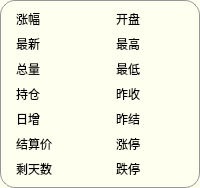
                        <widget class="QFrame" name="frame_78">
                         <property name="maximumSize">
                          <size>
                           <width>16777215</width>
                           <height>200</height>
                          </size>
                         </property>
                         <property name="styleSheet">
                          <string notr="true">QFrame {	
	background-color: rgb(255, 255, 240);
	border: 1px solid rgb(150, 150, 150);
	border-radius: 15px;
	padding: 1px;
}
QFrame:hover {
	border: 2px solid rgb(0, 0, 0);
}</string>
                         </property>
                         <property name="frameShape">
                          <enum>QFrame::StyledPanel</enum>
                         </property>
                         <property name="frameShadow">
                          <enum>QFrame::Raised</enum>
                         </property>
                         <layout class="QHBoxLayout" name="horizontalLayout_31">
                          <property name="spacing">
                           <number>10</number>
                          </property>
                          <property name="leftMargin">
                           <number>3</number>
                          </property>
                          <property name="topMargin">
                           <number>0</number>
                          </property>
                          <property name="rightMargin">
                           <number>3</number>
                          </property>
                          <property name="bottomMargin">
                           <number>0</number>
                          </property>
                          <item>
                           <widget class="QFrame" name="frame_79">
                            <property name="styleSheet">
                             <string notr="true">QFrame {	
	border-radius: 10px;
	border: none;
}

</string>
                            </property>
                            <property name="frameShape">
                             <enum>QFrame::StyledPanel</enum>
                            </property>
                            <property name="frameShadow">
                             <enum>QFrame::Raised</enum>
                            </property>
                            <layout class="QHBoxLayout" name="horizontalLayout_38">
                             <property name="leftMargin">
                              <number>0</number>
                             </property>
                             <property name="topMargin">
                              <number>0</number>
                             </property>
                             <property name="rightMargin">
                              <number>0</number>
                             </property>
                             <property name="bottomMargin">
                              <number>0</number>
                             </property>
                             <item alignment="Qt::AlignLeft">
                              <widget class="QFrame" name="frame_90">
                               <property name="frameShape">
                                <enum>QFrame::StyledPanel</enum>
                               </property>
                               <property name="frameShadow">
                                <enum>QFrame::Raised</enum>
                               </property>
                               <layout class="QVBoxLayout" name="verticalLayout_48">
                                <property name="spacing">
                                 <number>5</number>
                                </property>
                                <property name="leftMargin">
                                 <number>5</number>
                                </property>
                                <property name="topMargin">
                                 <number>5</number>
                                </property>
                                <property name="rightMargin">
                                 <number>5</number>
                                </property>
                                <property name="bottomMargin">
                                 <number>5</number>
                                </property>
                                <item>
                                 <widget class="QLabel" name="label_18">
                                  <property name="styleSheet">
                                   <string notr="true">background-color: rgbA(0, 0, 0, 0);
color: rgb(0, 0, 0);
font: 700 10pt &quot;等线&quot;;
border-radius: 5px;
border: none;</string>
                                  </property>
                                  <property name="text">
                                   <string>涨幅</string>
                                  </property>
                                 </widget>
                                </item>
                                <item>
                                 <widget class="QLabel" name="label_19">
                                  <property name="styleSheet">
                                   <string notr="true">background-color: rgbA(0, 0, 0, 0);
color: rgb(0, 0, 0);
font: 700 10pt &quot;等线&quot;;
border-radius: 5px;
border: none;</string>
                                  </property>
                                  <property name="text">
                                   <string>最新</string>
                                  </property>
                                 </widget>
                                </item>
                                <item>
                                 <widget class="QLabel" name="label_20">
                                  <property name="styleSheet">
                                   <string notr="true">background-color: rgbA(0, 0, 0, 0);
color: rgb(0, 0, 0);
font: 700 10pt &quot;等线&quot;;
border-radius: 5px;
border: none;</string>
                                  </property>
                                  <property name="text">
                                   <string>总量</string>
                                  </property>
                                 </widget>
                                </item>
                                <item>
                                 <widget class="QLabel" name="label_21">
                                  <property name="styleSheet">
                                   <string notr="true">background-color: rgbA(0, 0, 0, 0);
color: rgb(0, 0, 0);
font:  700 10pt &quot;等线&quot;;
border-radius: 5px;
border: none;</string>
                                  </property>
                                  <property name="text">
                                   <string>持仓</string>
                                  </property>
                                 </widget>
                                </item>
                                <item>
                                 <widget class="QLabel" name="label_25">
                                  <property name="styleSheet">
                                   <string notr="true">background-color: rgbA(0, 0, 0, 0);
color: rgb(0, 0, 0);
font:  700 10pt &quot;等线&quot;;
border-radius: 5px;
border: none;</string>
                                  </property>
                                  <property name="text">
                                   <string>日增</string>
                                  </property>
                                 </widget>
                                </item>
                                <item>
                                 <widget class="QLabel" name="label_27">
                                  <property name="styleSheet">
                                   <string notr="true">background-color: rgbA(0, 0, 0, 0);
color: rgb(0, 0, 0);
font:  700 10pt &quot;等线&quot;;
border-radius: 5px;
border: none;</string>
                                  </property>
                                  <property name="text">
                                   <string>结算价</string>
                                  </property>
                                 </widget>
                                </item>
                                <item>
                                 <widget class="QLabel" name="label_29">
                                  <property name="styleSheet">
                                   <string notr="true">background-color: rgbA(0, 0, 0, 0);
color: rgb(0, 0, 0);
font:  700 10pt &quot;等线&quot;;
border-radius: 5px;
border: none;</string>
                                  </property>
                                  <property name="text">
                                   <string>剩天数</string>
                                  </property>
                                 </widget>
                                </item>
                               </layout>
                              </widget>
                             </item>
                             <item>
                              <widget class="QFrame" name="frame_93">
                               <property name="frameShape">
                                <enum>QFrame::StyledPanel</enum>
                               </property>
                               <property name="frameShadow">
                                <enum>QFrame::Raised</enum>
                               </property>
                               <layout class="QVBoxLayout" name="verticalLayout_52">
                                <property name="spacing">
                                 <number>5</number>
                                </property>
                                <property name="leftMargin">
                                 <number>5</number>
                                </property>
                                <property name="topMargin">
                                 <number>5</number>
                                </property>
                                <property name="rightMargin">
                                 <number>5</number>
                                </property>
                                <property name="bottomMargin">
                                 <number>5</number>
                                </property>
                                <item>
                                 <widget class="QLabel" name="label_percent_increase">
                                  <property name="styleSheet">
                                   <string notr="true">background-color: rgbA(0, 0, 0, 0);
color: rgb(255, 0, 0);
font: 700 12pt &quot;等线&quot;;
border-radius: 5px;
border: none;</string>
                                  </property>
                                  <property name="text">
                                   <string/>
                                  </property>
                                  <property name="alignment">
                                   <set>Qt::AlignRight|Qt::AlignTrailing|Qt::AlignVCenter</set>
                                  </property>
                                 </widget>
                                </item>
                                <item>
                                 <widget class="QLabel" name="label_last_price">
                                  <property name="styleSheet">
                                   <string notr="true">background-color: rgbA(0, 0, 0, 0);
color: rgb(255, 255, 0);
font: 700 12pt &quot;等线&quot;;
border-radius: 5px;
border: none;</string>
                                  </property>
                                  <property name="text">
                                   <string/>
                                  </property>
                                  <property name="alignment">
                                   <set>Qt::AlignRight|Qt::AlignTrailing|Qt::AlignVCenter</set>
                                  </property>
                                 </widget>
                                </item>
                                <item>
                                 <widget class="QLabel" name="label_volume">
                                  <property name="styleSheet">
                                   <string notr="true">background-color: rgbA(0, 0, 0, 0);
color: rgb(255, 255, 0);
font: 700 12pt &quot;等线&quot;;
border-radius: 5px;
border: none;</string>
                                  </property>
                                  <property name="text">
                                   <string/>
                                  </property>
                                  <property name="alignment">
                                   <set>Qt::AlignRight|Qt::AlignTrailing|Qt::AlignVCenter</set>
                                  </property>
                                 </widget>
                                </item>
                                <item>
                                 <widget class="QLabel" name="label_open_interest">
                                  <property name="styleSheet">
                                   <string notr="true">background-color: rgbA(0, 0, 0, 0);
color: rgb(255, 255, 0);
font: 700 12pt &quot;等线&quot;;
border-radius: 5px;
border: none;</string>
                                  </property>
                                  <property name="text">
                                   <string/>
                                  </property>
                                  <property name="alignment">
                                   <set>Qt::AlignRight|Qt::AlignTrailing|Qt::AlignVCenter</set>
                                  </property>
                                 </widget>
                                </item>
                                <item>
                                 <widget class="QLabel" name="label_daily_increase">
                                  <property name="styleSheet">
                                   <string notr="true">background-color: rgbA(0, 0, 0, 0);
color: rgb(255, 255, 0);
font: 700 12pt &quot;等线&quot;;
border-radius: 5px;
border: none;</string>
                                  </property>
                                  <property name="text">
                                   <string/>
                                  </property>
                                  <property name="alignment">
                                   <set>Qt::AlignRight|Qt::AlignTrailing|Qt::AlignVCenter</set>
                                  </property>
                                 </widget>
                                </item>
                                <item>
                                 <widget class="QLabel" name="label_settlement">
                                  <property name="styleSheet">
                                   <string notr="true">background-color: rgbA(0, 0, 0, 0);
color: rgb(255, 255, 0);
font: 700 12pt &quot;等线&quot;;
border-radius: 5px;
border: none;</string>
                                  </property>
                                  <property name="text">
                                   <string/>
                                  </property>
                                  <property name="alignment">
                                   <set>Qt::AlignRight|Qt::AlignTrailing|Qt::AlignVCenter</set>
                                  </property>
                                 </widget>
                                </item>
                                <item>
                                 <widget class="QLabel" name="label_expire_rest_days">
                                  <property name="styleSheet">
                                   <string notr="true">background-color: rgbA(0, 0, 0, 0);
color: rgb(255, 255, 0);
font: 700 12pt &quot;等线&quot;;
border-radius: 5px;
border: none;</string>
                                  </property>
                                  <property name="text">
                                   <string/>
                                  </property>
                                  <property name="alignment">
                                   <set>Qt::AlignRight|Qt::AlignTrailing|Qt::AlignVCenter</set>
                                  </property>
                                 </widget>
                                </item>
                               </layout>
                              </widget>
                             </item>
                            </layout>
                           </widget>
                          </item>
                          <item>
                           <widget class="QFrame" name="frame_94">
                            <property name="styleSheet">
                             <string notr="true">QFrame {	
	border-radius: 10px;
	border: none;
}

</string>
                            </property>
                            <property name="frameShape">
                             <enum>QFrame::StyledPanel</enum>
                            </property>
                            <property name="frameShadow">
                             <enum>QFrame::Raised</enum>
                            </property>
                            <layout class="QHBoxLayout" name="horizontalLayout_44">
                             <property name="leftMargin">
                              <number>0</number>
                             </property>
                             <property name="topMargin">
                              <number>0</number>
                             </property>
                             <property name="rightMargin">
                              <number>0</number>
                             </property>
                             <property name="bottomMargin">
                              <number>0</number>
                             </property>
                             <item>
                              <widget class="QFrame" name="frame_95">
                               <property name="frameShape">
                                <enum>QFrame::StyledPanel</enum>
                               </property>
                               <property name="frameShadow">
                                <enum>QFrame::Raised</enum>
                               </property>
                               <layout class="QVBoxLayout" name="verticalLayout_54">
                                <property name="spacing">
                                 <number>5</number>
                                </property>
                                <property name="leftMargin">
                                 <number>5</number>
                                </property>
                                <property name="topMargin">
                                 <number>5</number>
                                </property>
                                <property name="rightMargin">
                                 <number>5</number>
                                </property>
                                <property name="bottomMargin">
                                 <number>5</number>
                                </property>
                                <item>
                                 <widget class="QLabel" name="label_30">
                                  <property name="styleSheet">
                                   <string notr="true">background-color: rgbA(0, 0, 0, 0);
color: rgb(0, 0, 0);
font:  700 10pt &quot;等线&quot;;
border-radius: 5px;
border: none;</string>
                                  </property>
                                  <property name="text">
                                   <string>开盘</string>
                                  </property>
                                 </widget>
                                </item>
                                <item>
                                 <widget class="QLabel" name="label_31">
                                  <property name="styleSheet">
                                   <string notr="true">background-color: rgbA(0, 0, 0, 0);
color: rgb(0, 0, 0);
font:  700 10pt &quot;等线&quot;;
border-radius: 5px;
border: none;</string>
                                  </property>
                                  <property name="text">
                                   <string>最高</string>
                                  </property>
                                 </widget>
                                </item>
                                <item>
                                 <widget class="QLabel" name="label_32">
                                  <property name="styleSheet">
                                   <string notr="true">background-color: rgbA(0, 0, 0, 0);
color: rgb(0, 0, 0);
font:  700 10pt &quot;等线&quot;;
border-radius: 5px;
border: none;</string>
                                  </property>
                                  <property name="text">
                                   <string>最低</string>
                                  </property>
                                 </widget>
                                </item>
                                <item>
                                 <widget class="QLabel" name="label_33">
                                  <property name="styleSheet">
                                   <string notr="true">background-color: rgbA(0, 0, 0, 0);
color: rgb(0, 0, 0);
font:  700 10pt &quot;等线&quot;;
border-radius: 5px;
border: none;</string>
                                  </property>
                                  <property name="text">
                                   <string>昨收</string>
                                  </property>
                                 </widget>
                                </item>
                                <item>
                                 <widget class="QLabel" name="label_34">
                                  <property name="styleSheet">
                                   <string notr="true">background-color: rgbA(0, 0, 0, 0);
color: rgb(0, 0, 0);
font:  700 10pt &quot;等线&quot;;
border-radius: 5px;
border: none;</string>
                                  </property>
                                  <property name="text">
                                   <string>昨结</string>
                                  </property>
                                 </widget>
                                </item>
                                <item>
                                 <widget class="QLabel" name="label_35">
                                  <property name="styleSheet">
                                   <string notr="true">background-color: rgbA(0, 0, 0, 0);
color: rgb(0, 0, 0);
font:  700 10pt &quot;等线&quot;;
border-radius: 5px;
border: none;</string>
                                  </property>
                                  <property name="text">
                                   <string>涨停</string>
                                  </property>
                                 </widget>
                                </item>
                                <item>
                                 <widget class="QLabel" name="label_36">
                                  <property name="styleSheet">
                                   <string notr="true">background-color: rgbA(0, 0, 0, 0);
color: rgb(0, 0, 0);
font:  700 10pt &quot;等线&quot;;
border-radius: 5px;
border: none;</string>
                                  </property>
                                  <property name="text">
                                   <string>跌停</string>
                                  </property>
                                 </widget>
                                </item>
                               </layout>
                              </widget>
                             </item>
                             <item>
                              <widget class="QFrame" name="frame_96">
                               <property name="frameShape">
                                <enum>QFrame::StyledPanel</enum>
                               </property>
                               <property name="frameShadow">
                                <enum>QFrame::Raised</enum>
                               </property>
                               <layout class="QVBoxLayout" name="verticalLayout_55">
                                <property name="spacing">
                                 <number>3</number>
                                </property>
                                <property name="leftMargin">
                                 <number>5</number>
                                </property>
                                <property name="topMargin">
                                 <number>5</number>
                                </property>
                                <property name="rightMargin">
                                 <number>5</number>
                                </property>
                                <property name="bottomMargin">
                                 <number>5</number>
                                </property>
                                <item>
                                 <widget class="QLabel" name="label_open">
                                  <property name="styleSheet">
                                   <string notr="true">background-color: rgbA(0, 0, 0, 0);
color: rgb(255, 0, 0);
font: 700 12pt &quot;等线&quot;;
border-radius: 5px;
border: none;</string>
                                  </property>
                                  <property name="text">
                                   <string/>
                                  </property>
                                  <property name="alignment">
                                   <set>Qt::AlignRight|Qt::AlignTrailing|Qt::AlignVCenter</set>
                                  </property>
                                 </widget>
                                </item>
                                <item>
                                 <widget class="QLabel" name="label_highest">
                                  <property name="styleSheet">
                                   <string notr="true">background-color: rgbA(0, 0, 0, 0);
color: rgb(255, 0, 0);
font: 700 12pt &quot;等线&quot;;
border-radius: 5px;
border: none;</string>
                                  </property>
                                  <property name="text">
                                   <string/>
                                  </property>
                                  <property name="alignment">
                                   <set>Qt::AlignRight|Qt::AlignTrailing|Qt::AlignVCenter</set>
                                  </property>
                                 </widget>
                                </item>
                                <item>
                                 <widget class="QLabel" name="label_lowest">
                                  <property name="styleSheet">
                                   <string notr="true">background-color: rgbA(0, 0, 0, 0);
color: rgb(255, 0, 0);
font: 700 12pt &quot;等线&quot;;
border-radius: 5px;
border: none;</string>
                                  </property>
                                  <property name="text">
                                   <string/>
                                  </property>
                                  <property name="alignment">
                                   <set>Qt::AlignRight|Qt::AlignTrailing|Qt::AlignVCenter</set>
                                  </property>
                                 </widget>
                                </item>
                                <item>
                                 <widget class="QLabel" name="label_pre_close">
                                  <property name="styleSheet">
                                   <string notr="true">background-color: rgbA(0, 0, 0, 0);
color: rgb(255, 0, 0);
font: 700 12pt &quot;等线&quot;;
border-radius: 5px;
border: none;</string>
                                  </property>
                                  <property name="text">
                                   <string/>
                                  </property>
                                  <property name="alignment">
                                   <set>Qt::AlignRight|Qt::AlignTrailing|Qt::AlignVCenter</set>
                                  </property>
                                 </widget>
                                </item>
                                <item>
                                 <widget class="QLabel" name="label_pre_settlement">
                                  <property name="styleSheet">
                                   <string notr="true">background-color: rgbA(0, 0, 0, 0);
color: rgb(255, 0, 0);
font: 700 12pt &quot;等线&quot;;
border-radius: 5px;
border: none;</string>
                                  </property>
                                  <property name="text">
                                   <string/>
                                  </property>
                                  <property name="alignment">
                                   <set>Qt::AlignRight|Qt::AlignTrailing|Qt::AlignVCenter</set>
                                  </property>
                                 </widget>
                                </item>
                                <item>
                                 <widget class="QLabel" name="label_upper_limit">
                                  <property name="styleSheet">
                                   <string notr="true">background-color: rgbA(0, 0, 0, 0);
color: rgb(255, 0, 0);
font: 700 12pt &quot;等线&quot;;
border-radius: 5px;
border: none;</string>
                                  </property>
                                  <property name="text">
                                   <string/>
                                  </property>
                                  <property name="alignment">
                                   <set>Qt::AlignRight|Qt::AlignTrailing|Qt::AlignVCenter</set>
                                  </property>
                                 </widget>
                                </item>
                                <item>
                                 <widget class="QLabel" name="label_lower_limit">
                                  <property name="styleSheet">
                                   <string notr="true">background-color: rgbA(0, 0, 0, 0);
color: rgb(255, 0, 0);
font: 700 12pt &quot;等线&quot;;
border-radius: 5px;
border: none;</string>
                                  </property>
                                  <property name="text">
                                   <string/>
                                  </property>
                                  <property name="alignment">
                                   <set>Qt::AlignRight|Qt::AlignTrailing|Qt::AlignVCenter</set>
                                  </property>
                                 </widget>
                                </item>
                               </layout>
                              </widget>
                             </item>
                            </layout>
                           </widget>
                          </item>
                         </layout>
                        </widget>
